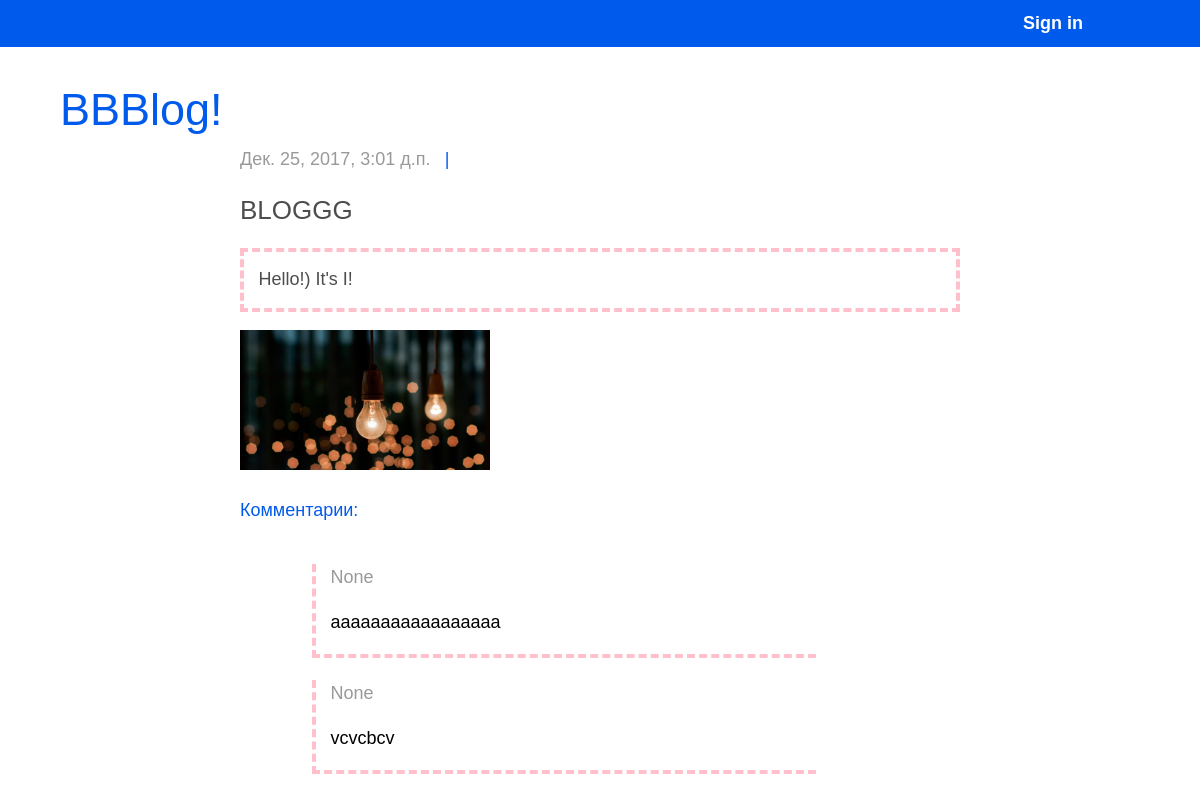
/articles/get/2/, run on the app's committed database.
### article/models.py (models this page shows)
class Article(models.Model):
    class Meta():
        db_table = "article"
        verbose_name = "Пост"
        verbose_name_plural = "Посты"
    article_title = models.CharField(max_length=200, verbose_name=u"Заголовок")
    article_text = models.TextField(verbose_name=u"Текст")
    article_date = models.DateTimeField(verbose_name=u"Дата публикации")
    article_image = models.ImageField(upload_to='post_image', blank=True, null=True, verbose_name=u"Картинка")
    article_author = models.ForeignKey(User)

class Comments(models.Model):
    class Meta():
        db_table = "comments"
        verbose_name = "Комментарий"
        verbose_name_plural = "Комментарии"
    comments_text = models.TextField(verbose_name=u"Текст")
    comments_date = models.DateTimeField(verbose_name=u"Дата комментария")
    comments_article = models.ForeignKey(Article)
    comments_from = models.ForeignKey(User)

### article/views.py (the view)
# urls.py: url(r'^articles/get/(?P<article_id>\d+)/$', views.article, name='article'),
def article(request, article_id=1):
    comment_form = CommentForm
    args = {}
    args['article'] = Article.objects.get(id=article_id)
    args['comments'] = Comments.objects.filter(comments_article_id = article_id)
    args['form'] = comment_form
    args['username'] = auth.get_user(request).username
    return render(request, 'article.html', args)

### article/templates/article.html (shortened to what this page needs)
{% extends 'main.html' %}
{% load staticfiles %}
{% block article %}
<div class="d-flex flex-row">
    <p class="date-article">{{ article.article_date }}</p>
    <p class="author-name">| {{ article.article_author.username }}</p>
</div>
<p class="title-article">{{ article.article_title }}</p>
<p class="text-article">{{ article.article_text }}</p>
{% if article.article_image %}
    <img class="image-article" src="{{ article.article_image.url }}" width="250"><br>
{% endif %}
<p class="comments-title">Комментарии:</p>
{% for comment in comments %}
    <div class="one-comment">
        <div class="d-flex flex-row">
            <p class="date-article">{{ comment.comments_date }}</p>
        </div>
        <p class="text-comment">{{ comment.comments_text }}</p>
    </div>
{% endfor %}
{% endblock %}

### article/static/article/style_blog.css (style rules this page uses)
html, body { min-width: 1200px; margin: 0; padding: 0; font-weight: 500; font-size: 18px; line-height: 1.5; font-family: "Arial", sans-serif; color: #000000; }
.date-article { font-size: 18px; color: #999999; }
.title-article { font-size: 26px; color: #4d4d4d; }
.text-article { font-size: 18px; color: #4d4d4d; border: 4px dashed pink; padding: 2%; }
.comments-title { font-size: 18px; color: #005aeb; }
.one-comment { margin-left: 10%; margin-top: 3%; padding-left: 2%; border-bottom: 4px dashed pink; border-left: 4px dashed pink; margin-right: 20%; }
.author-name { margin-left: 2%; color: #005aeb; }

### data on the page
Article: article_date "Дек. 25, 2017, 3:01 д.п.", article_title "BLOGGG", article_text "Hello!) It's I!", article_image (picture)
Comments: comments_date "None", comments_text "aaaaaaaaaaaaaaaaa"
Comments: comments_date "None", comments_text "vcvcbcv"
